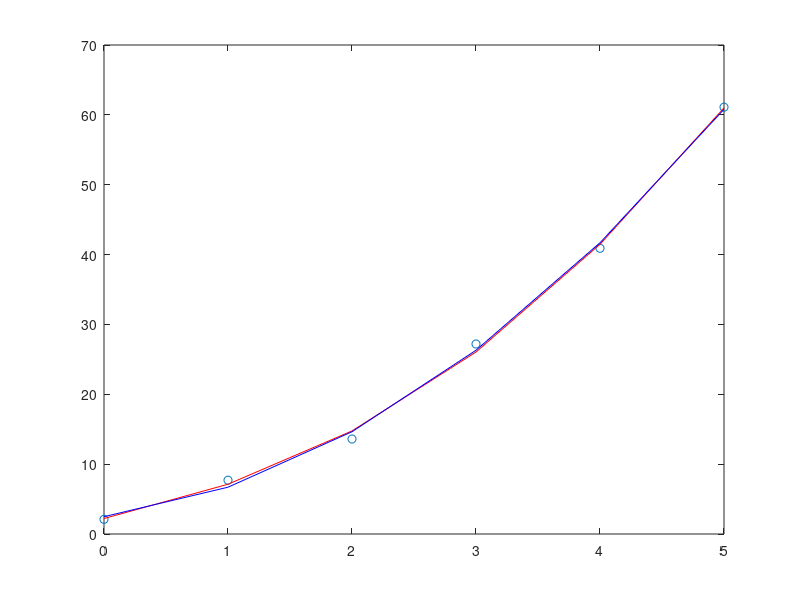

MATLAB code for this plot:
clc
clear

fileID = fopen("xy.txt");
C = textscan(fileID,'%f %f');
fclose(fileID);
celldisp(C);
B = cell2mat(C) ;
N = size(B,1);
sumx = 0;sumy = 0;sumx2 = 0;sumx3 = 0;sumx4 = 0;sumx2y = 0;sumxy = 0;



for i = 1 : N
    x1(i) = B(i,1);
    y1(i) = B(i,2);
    sumx = sumx + B(i,1);
    sumy = sumy + B(i,2);
    sumx2 = sumx2 + B(i,1)^2;
    sumx3 = sumx3 + B(i,1)^3;
    sumx4 = sumx4 + B(i,1)^4;
    sumxy = sumxy + B(i,1)*B(i,2);
    sumx2y = sumx2y + B(i,1)^2*B(i,2);
end

a = [N sumx sumx2 ; sumx sumx2 sumx3 ; sumx2 sumx3 sumx4]; 
c = [sumy ;sumxy ;sumx2y];

n = size(a,1);
for k = 1 : n-1 
    for i = k+1 : n
        m(i,k) = a(i,k) / a(k,k);
        for j = k+1 : n
            a(i,j) = a(i,j) - m(i,k)*a(k,j);
        end
        c(i) = c(i) - m(i,k)*c(k);
    end
end

for k = n : -1 : 1
    sum = 0 ;
    for j = k+1 : n
        sum = sum + a(k,j) * x(j);
    end
    x(k) = (c(k)-sum) / a(k,k);
   
end
for i = 1 : N
    y2(i)= x(1)+x(2)*x1(i)+x(3)*x1(i)^2;
end

%plot(x1 , y1 ,'o', x1 , y2 ,'r-')

a2 = polyfit(x1,y1,4);
y3 = polyval(a2,x1);
plot(x1 , y1 ,'o', x1 , y3 ,'r-',x1 , y2,'b-')

